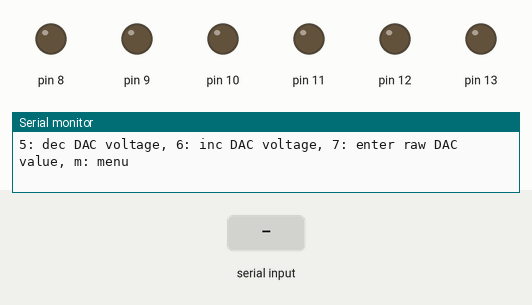
A sketch run on a simulated Arduino Uno, built with avr-gcc and run on an emulated ATmega328P. Parts: output pins drawn as LEDs (lit = HIGH), the last lines printed to the serial monitor. The inputs (shaded band) are chosen by the test bench.

Above: at 4.2 s.
4.3 s: "1" received over Serial
At 5.3 s:
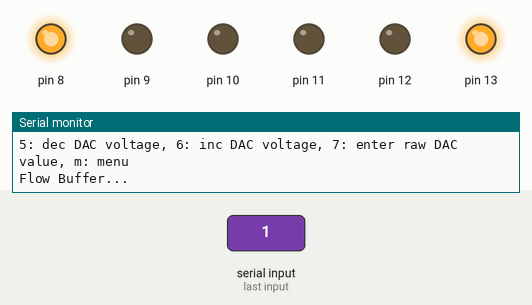
5.8 s: "2" received over Serial
At 6.9 s:
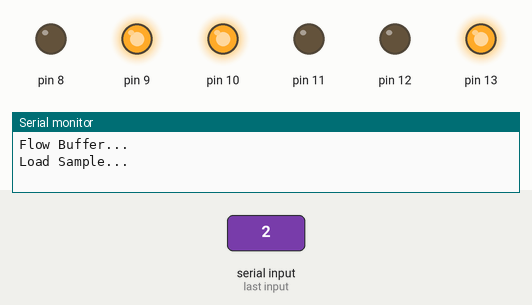
7.3 s: "3" received over Serial
At 8.7 s:
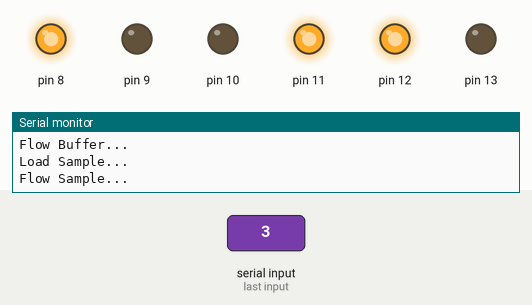
10.3 s: "2" received over Serial
At 11.0 s:
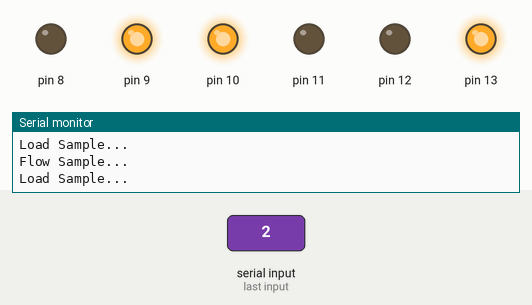
Timing chart, 0 to 12.8 s (numbered marks = the images above; inputs shaded):
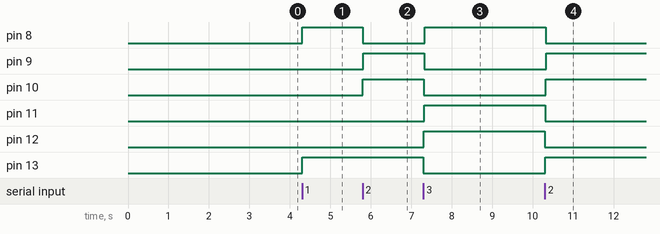

Measured:
- after the input at 4.3 s, pin 8, pin 13: LOW → HIGH at once
- after the input at 5.8 s, pin 8: HIGH → LOW at once; pin 9, pin 10: LOW → HIGH at once
- after the input at 7.3 s, pin 8, pin 11, pin 12: LOW → HIGH at once; pin 9, pin 10, pin 13: HIGH → LOW at once
- after the input at 10.3 s, pin 8, pin 11, pin 12: HIGH → LOW at once; pin 9, pin 10, pin 13: LOW → HIGH at once

The sketch:

hvrelays_with_dac_in_library.ino
```cpp
/*
*  hvrelay_test_1
*  Uses the HVRelays library to control relays,
*  Also uses Wire library for the I2C communication with the DAC
*
*  Daniel Andrews
*
*  Most Current Control Program - written 12/9/13
*/

#include <HVRelays.h>
#include <Wire.h>
#include <Adafruit_MCP4725.h>

HVRelays relays;

void setup() {
  //DAC is done in the relay library (HVRelays.cpp setup() function)

  //digitalWrite(13, 1);
  Serial.begin(9600);
  delay(3000);
  printMenu();
}

void printMenu() {
  Serial.print(F("MENU:\n\r1: flow buffer, 2: load sample, 3: flow sample,  4: all relays off\n\r"));
  Serial.print(F("5: dec DAC voltage, 6: inc DAC voltage, 7: enter raw DAC value, m: menu\n\r"));
}

int incomingByte = 0;
int voltage = 0;

void loop() {

  while (Serial.available() == 0) {}

  incomingByte = Serial.read();

  switch (incomingByte) {
  case 49: // 1
    Serial.println(F("Flow Buffer..."));
    relays.flowBuffer();
    break;
  case 50: // 2
    Serial.println(F("Load Sample..."));
    relays.loadSample();
    break;
  case 51: // 3
    Serial.println(F("Flow Sample..."));
    relays.flowSample();
    break;
  case 52: // 4
    Serial.println(F("All Relays Turned Off"));
    relays.allOff();
    break;
  case 53: // 5
    voltage -= 128;
    if (voltage < 0)
      voltage = 0;
    Serial.print(F("DAC value: "));
    Serial.println(voltage);
    relays.setHV(voltage);
    break;
  case 54: // 6
    voltage += 128;
    if (voltage > 4095)
      voltage = 4095;
    Serial.print(F("DAC value: "));
    Serial.println(voltage);
    relays.setHV(voltage);
    break;
  case 55: // 7
    voltage = 1234;
    relays.setHV(voltage);
    Serial.println(F("DAC set to 1234"));
    break;
  case 109: // 'm'
    printMenu();
    break;
  default:
    Serial.println(F("invalid entry"));
    break;
  }

}
```
